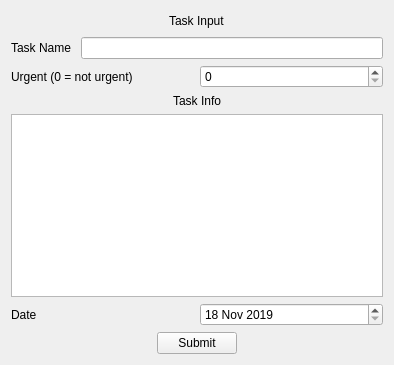
<?xml version="1.0" encoding="UTF-8"?>
<ui version="4.0">
 <class>TaskWindow</class>
 <widget class="QWidget" name="TaskWindow">
  <property name="geometry">
   <rect>
    <x>0</x>
    <y>0</y>
    <width>394</width>
    <height>365</height>
   </rect>
  </property>
  <property name="windowTitle">
   <string>Todo</string>
  </property>
  <layout class="QHBoxLayout" name="horizontalLayout">
   <item>
    <layout class="QGridLayout" name="gridLayout">
     <item row="0" column="0">
      <layout class="QVBoxLayout" name="verticalLayout">
       <item>
        <layout class="QHBoxLayout" name="horizontalLayout_3">
         <item>
          <spacer name="horizontalSpacer">
           <property name="orientation">
            <enum>Qt::Horizontal</enum>
           </property>
           <property name="sizeHint" stdset="0">
            <size>
             <width>40</width>
             <height>20</height>
            </size>
           </property>
          </spacer>
         </item>
         <item>
          <widget class="QLabel" name="label">
           <property name="text">
            <string>Task Input</string>
           </property>
          </widget>
         </item>
         <item>
          <spacer name="horizontalSpacer_2">
           <property name="orientation">
            <enum>Qt::Horizontal</enum>
           </property>
           <property name="sizeHint" stdset="0">
            <size>
             <width>40</width>
             <height>20</height>
            </size>
           </property>
          </spacer>
         </item>
        </layout>
       </item>
       <item>
        <layout class="QHBoxLayout" name="horizontalLayout_4">
         <item>
          <widget class="QLabel" name="label_3">
           <property name="text">
            <string>Task Name </string>
           </property>
          </widget>
         </item>
         <item>
          <widget class="QLineEdit" name="lineEdit"/>
         </item>
        </layout>
       </item>
       <item>
        <layout class="QHBoxLayout" name="horizontalLayout_8">
         <item>
          <widget class="QLabel" name="label_5">
           <property name="text">
            <string>Urgent (0 = not urgent)</string>
           </property>
          </widget>
         </item>
         <item>
          <widget class="QSpinBox" name="spinBox">
           <property name="maximum">
            <number>10</number>
           </property>
          </widget>
         </item>
        </layout>
       </item>
       <item>
        <widget class="QLabel" name="label_4">
         <property name="text">
          <string>Task Info</string>
         </property>
         <property name="alignment">
          <set>Qt::AlignCenter</set>
         </property>
        </widget>
       </item>
       <item>
        <widget class="QTextEdit" name="textEdit"/>
       </item>
       <item>
        <layout class="QHBoxLayout" name="horizontalLayout_5">
         <item>
          <widget class="QLabel" name="label_2">
           <property name="text">
            <string>Date</string>
           </property>
          </widget>
         </item>
         <item>
          <widget class="QDateEdit" name="dateEdit">
           <property name="minimumDateTime">
            <datetime>
             <hour>0</hour>
             <minute>0</minute>
             <second>0</second>
             <year>2019</year>
             <month>11</month>
             <day>18</day>
            </datetime>
           </property>
          </widget>
         </item>
        </layout>
       </item>
      </layout>
     </item>
     <item row="1" column="0">
      <layout class="QHBoxLayout" name="horizontalLayout_7">
       <item>
        <spacer name="horizontalSpacer_3">
         <property name="orientation">
          <enum>Qt::Horizontal</enum>
         </property>
         <property name="sizeHint" stdset="0">
          <size>
           <width>40</width>
           <height>20</height>
          </size>
         </property>
        </spacer>
       </item>
       <item>
        <widget class="QPushButton" name="pushButton">
         <property name="text">
          <string>Submit</string>
         </property>
        </widget>
       </item>
       <item>
        <spacer name="horizontalSpacer_4">
         <property name="orientation">
          <enum>Qt::Horizontal</enum>
         </property>
         <property name="sizeHint" stdset="0">
          <size>
           <width>40</width>
           <height>20</height>
          </size>
         </property>
        </spacer>
       </item>
      </layout>
     </item>
    </layout>
   </item>
  </layout>
 </widget>
 <layoutdefault spacing="6" margin="11"/>
 <resources/>
 <connections/>
</ui>
